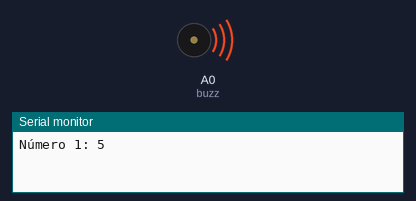
Bench run of a sketch on a simulated Arduino Uno, built with avr-gcc and run on an emulated ATmega328P. Shown: buzzer (waves = sounding), the last lines printed to the serial monitor. Random numbers use the default seed unless the sketch sets one.

Above: at 0.1 s.
At 120.3 s:
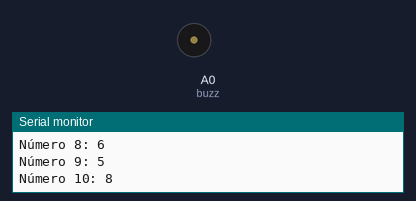
Timing chart, 0 to 121.8 s (numbered marks = the images above):
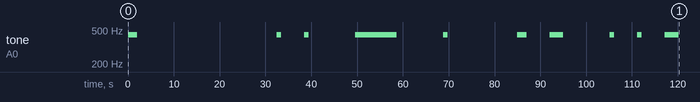

The sketch:

guia_de_ejercicios_29.ino
```cpp
//Ejercicio 10
#define buzz A0
int numeros[10];

void setup() {
  Serial.begin(9600);
  randomSeed(analogRead(0));
}

void loop() {

  for (int i = 0; i < 10; i++) {
    numeros[i] = random(1, 11);
  }


  for (int i = 0; i < 10; i++) {
    Serial.print("Número ");
    Serial.print(i + 1);
    Serial.print(": ");
    Serial.println(numeros[i]);


    if (numeros[i] == 5) {
	tone(buzz, 440);
     delay(1000);
    }
    else{
     noTone(buzz);
    }
  }

  delay(5000);
}
```

Measured:
- by itself, tone on A0 (buzz): plays 440 Hz for 2.0 s, 440 Hz for 1.0 s, 440 Hz for 1.0 s, 440 Hz for 1.0 s, 440 Hz for 7.0 s, 440 Hz for 1.0 s … (13 notes in this stretch)
